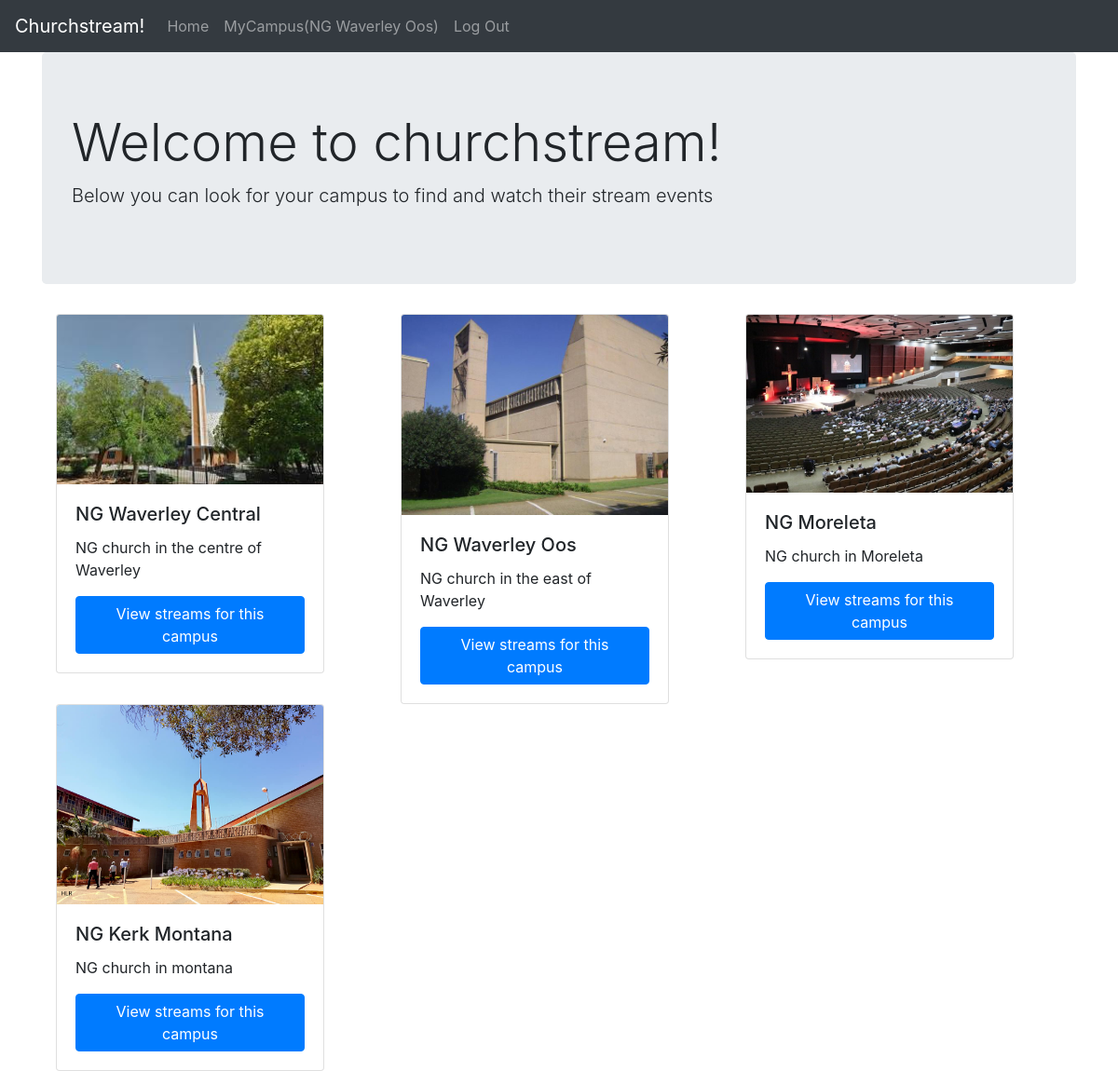
The app's page / (signed in) with its own data.
### campus/models.py (models this page shows, shortened)
class CampusModel(models.Model):
    campus_name = models.CharField(max_length=50, unique=True)
    description = models.TextField(blank=True,default='')
    banner = models.ImageField(upload_to="campus", height_field=None, width_field=None, max_length=100,null=True)
    user = models.ForeignKey(User, on_delete=models.CASCADE)

### churchstream/views.py (the view)
# urls.py: path('', base_views.HomePage.as_view(), name='home'),
class HomePage(ListView):
    template_name = 'home.html'
    model = CampusModel

### campus/templatetags/campus_extras.py (called while the page is built)
@register.filter
def campusid(value): # Only one argument.
    campusobj = CampusModel.objects.get(user=value)
    return campusobj.campus_name

### templates/home.html
{% extends 'base.html' %}
{% block content %}
<div class="jumbotron">
  <h1 class="display-4">Welcome to churchstream!</h1>
  <p class="lead">Below you can look for your campus to find and watch their stream events</p>
</div>
<div class="container">
  <div class="row">
    {% for campus in campusmodel_list %}
      <div class="col-md-4">
        <div class="card" style="width: 18rem;">
          <img src="{{ campus.banner.url }}" class="card-img-top" alt="...">
          <div class="card-body">
            <h5 class="card-title">{{campus.campus_name}}</h5>
            <p class="card-text">{{campus.description}}</p>
            <a href="{% url 'campus_page' campus.campus_name %}"  class="btn btn-primary">View streams for this campus</a>
          </div>
        </div>
      </div>
    {% endfor %}
  </div>
</div>
{% endblock %}

### templates/base.html (shortened to what this page needs)
<!DOCTYPE html>
{% load campus_extras %}
<html lang="en" dir="ltr">
  <head>
    <link rel="stylesheet" href="https://cdn.jsdelivr.net/npm/bootstrap@4.6.0/dist/css/bootstrap.min.css">
  </head>
  <body>
    <nav class="navbar navbar-expand-lg navbar-dark bg-dark">
      <a class="navbar-brand" href="{% url 'home' %}">Churchstream!</a>
      <div class="collapse navbar-collapse" id="navbarSupportedContent">
        <ul class="navbar-nav mr-auto">
          <li class="nav-item">
            <a class="nav-link" href="{% url 'home' %}">Home <span class="sr-only">(current)</span></a>
          </li>
          {% if user.is_authenticated %}
          <li class="nav-item">
            <a class="nav-link" href="{% url 'campus_page' user|campusid %}"> MyCampus({{user|campusid}}) <span class="sr-only">(current)</span></a>
          </li>
          {% endif %}
          {% if user.is_authenticated %}
          <li>
            <a class="nav-link" href="{% url 'logout' %}">Log Out</a>
          </li>
          {% else %}
          <li class="nav-item">
            <a class="nav-link" href="{% url 'login' %}"> Login </a>
          </li>
          {% endif %}
        </ul>
      </div>
    </nav>
    <div class="container">
      {% block content %}
      {% endblock %}
    </div>
  </body>
</html>

### records on screen
CampusModel: banner (picture), campus_name "NG Waverley Central", description "NG church in the centre of Waverley"
CampusModel: banner (picture), campus_name "NG Waverley Oos", description "NG church in the east of Waverley"
CampusModel: banner (picture), campus_name "NG Moreleta", description "NG church in Moreleta"
CampusModel: banner (picture), campus_name "NG Kerk Montana", description "NG church in montana"

### other values on screen
{{ user|campusid }} "NG Waverley Oos"
